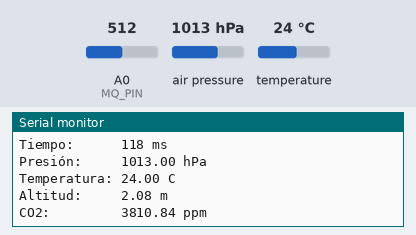
This sketch was run on a simulated ESP8266 (NodeMCU). Shown: the last lines printed to the serial monitor. The inputs (shaded band) are chosen by the test bench; at power-on: A0 (MQ_PIN) = 512, air pressure 1013 hPa, temperature 24 °C.

Above: at 1.2 s.
1.3 s: A0 (MQ_PIN) set to 1023
At 1.3 s:
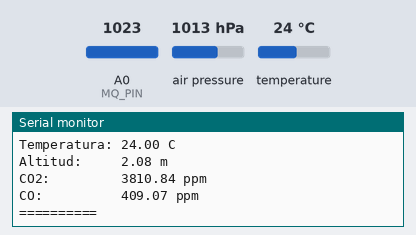
4.7 s: air pressure set to 952 hPa
At 5.2 s:
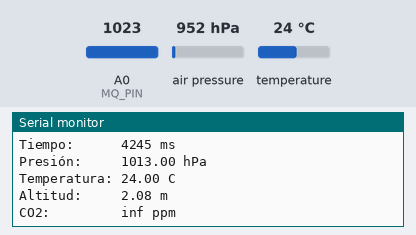
6.2 s: temperature set to 12 °C
At 6.7 s:
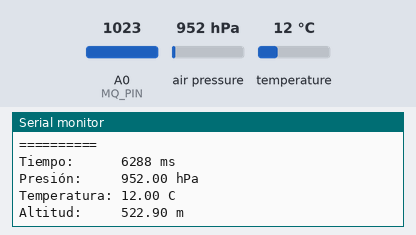
7.7 s: A0 (MQ_PIN) set to 900
At 9.1 s:
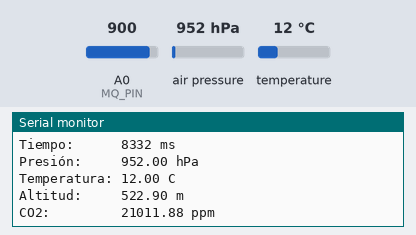
9.2 s: air pressure set to 975 hPa
At 9.8 s:
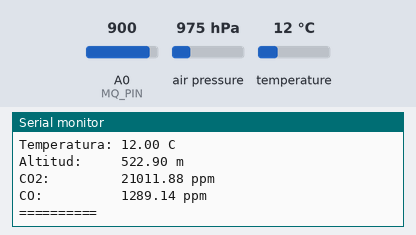
Timing chart, 0 to 11.7 s (numbered marks = the images above; inputs shaded):
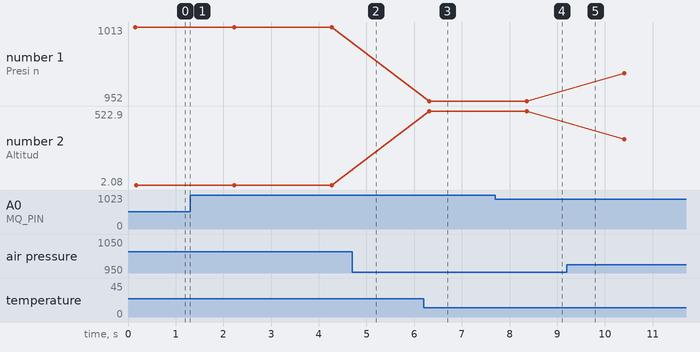

Measured:
- after the input at 6.2 s, the serial monitor: prints a new line after 0.11 s (image 3)
- after the input at 7.7 s, the serial monitor: prints a new line after 1.2 s (image 4)
- plotted number 1: 952 → 975 after the input at 9.2 s
- plotted number 2: 522.9 → 323.44 after the input at 9.2 s

The sketch:

meteostation.ino
```cpp
#define _DEBUG_
#define _DISABLE_TLS_

#include <Wire.h>
#include <SPI.h>
#include <ESP8266WiFi.h>
#include <ThingerWifi.h>
#include <Adafruit_Sensor.h>
#include <Adafruit_BMP085_U.h>

// MQ Sensor constants
const int MQ_PIN = A0;
const int RL_VALUE = 5;      // RL resistance in kiloohms
const int R0 = 10;          // R0 resistance in kiloohms
const int READ_SAMPLE_INTERVAL = 100;    // Time between samples
const int READ_SAMPLE_TIMES = 5;       // Amount of samples

// Configuration
#define THINGER_USER "user"
#define THINGER_DEVID "id"
#define THINGER_PASS "pass"
#define WIFI_SSID "ssid"
#define WIFI_PASS "ssid_pass"

struct GasProfile
{
  float P1[2];
  float P2[2];

  float scope;
  float coord;

  GasProfile(float X0, float Y0, float X1, float Y1)
  {
    P1[0] = log10(X0); P1[1] = log10(Y0);
    P2[0] = log10(X1); P2[1] = log10(Y1);

    scope = (P2[1] - P1[1]) / (P2[0] - P1[0]);
    coord = P1[1] - P1[0] * scope;
  }
};

// BMP180 object
Adafruit_BMP085_Unified bmp = Adafruit_BMP085_Unified(10085);

// Thinger instance
ThingerWifi meteo(THINGER_USER, THINGER_DEVID, THINGER_PASS);

// BMP180 sensor values
float bmp_pres, bmp_temp, bmp_alti;

// MQ sensor values
float mq_co2, mq_co, mq_ch4, mq_no2;

// Gas profiles
GasProfile MQ_135_CO2(10, 2.36, 100, 1);
GasProfile MQ_135_CO(10, 2.85, 100, 1.6);

void setup()
{
  Serial.begin(9600);
  Serial.println("MeteoStation v1.0.0"); Serial.println("");

  Serial.println("Estableciendo conexión wifi...");
  meteo.add_wifi(WIFI_SSID, WIFI_PASS);

  // Initialize the sensor
  if(!bmp.begin())
  {
    Serial.println("ERROR: BMP180 no detectado.");
  } else {
    Serial.println("BMP180 iniciado correctamente.");
  }

  Serial.println("Configurando parámetros para thinger.io...");
  meteo["bmp180"] >> [](pson& out){
      out["pressure"] = bmp_pres;
      out["temperature"] = bmp_temp;
      out["altitude"] = bmp_alti;
  };

  meteo["gas"] >> [](pson& out){
      out["co2"] = mq_co2;
      out["co"] = mq_co;
      out["ch4"] = mq_ch4;
      out["no2"] = mq_no2;
  };

  Serial.println("Inicio completado.");
}

void loop()
{
  Serial.println("==========");
  Serial.print("Tiempo:      ");
  Serial.print(millis());
  Serial.println(" ms");

  readBMP();
  readGas();

  Serial.println("==========");
  meteo.handle();

  delay(1000);
}

// Obtener la resistencia promedio en N muestras
float readMQ(int mq_pin)
{
   float rs = 0;
   for (int i = 0;i<READ_SAMPLE_TIMES;i++) {
      rs += getMQResistance(analogRead(mq_pin));
      delay(READ_SAMPLE_INTERVAL);
   }
   return rs / READ_SAMPLE_TIMES;
}

// Obtener resistencia a partir de la lectura analogica
float getMQResistance(int raw_adc)
{
   return (((float)RL_VALUE / 1000.0*(1023 - raw_adc) / raw_adc));
}

// Obtener concentracion 10^(coord + scope * log (rs/r0)
float getConcentration(GasProfile profile, float rs_ro_ratio)
{
   return pow(10, profile.coord + profile.scope * log(rs_ro_ratio));
}

void readBMP()
{
  sensors_event_t event;
  bmp.getEvent(&event);

  if (event.pressure)
  {
    /* Display atmospheric pressure in hPa */
    Serial.print("Presión:     ");
    Serial.print(event.pressure);
    Serial.println(" hPa");
    bmp_pres = event.pressure;

    /* Display temperature in Celsius */
    bmp.getTemperature(&bmp_temp);
    Serial.print("Temperatura: ");
    Serial.print(bmp_temp);
    Serial.println(" C");

    /* Get altitude in meters */
    float seaLevelPressure = SENSORS_PRESSURE_SEALEVELHPA;
    bmp_alti = bmp.pressureToAltitude(seaLevelPressure, event.pressure);
    Serial.print("Altitud:     ");
    Serial.print(bmp_alti);
    Serial.println(" m");
  }
  else
  {
    Serial.println("Error de lectura del BMP180");
  }
}

void readGas()
{
  float rs_med;

  rs_med = readMQ(MQ_PIN);
  mq_co2 = getConcentration(MQ_135_CO2, rs_med/R0);
  Serial.print("CO2:         ");
  Serial.print(mq_co2);
  Serial.println(" ppm");

  rs_med = readMQ(MQ_PIN);
  mq_co = getConcentration(MQ_135_CO, rs_med/R0);
  Serial.print("CO:          ");
  Serial.print(mq_co);
  Serial.println(" ppm");
}
```
